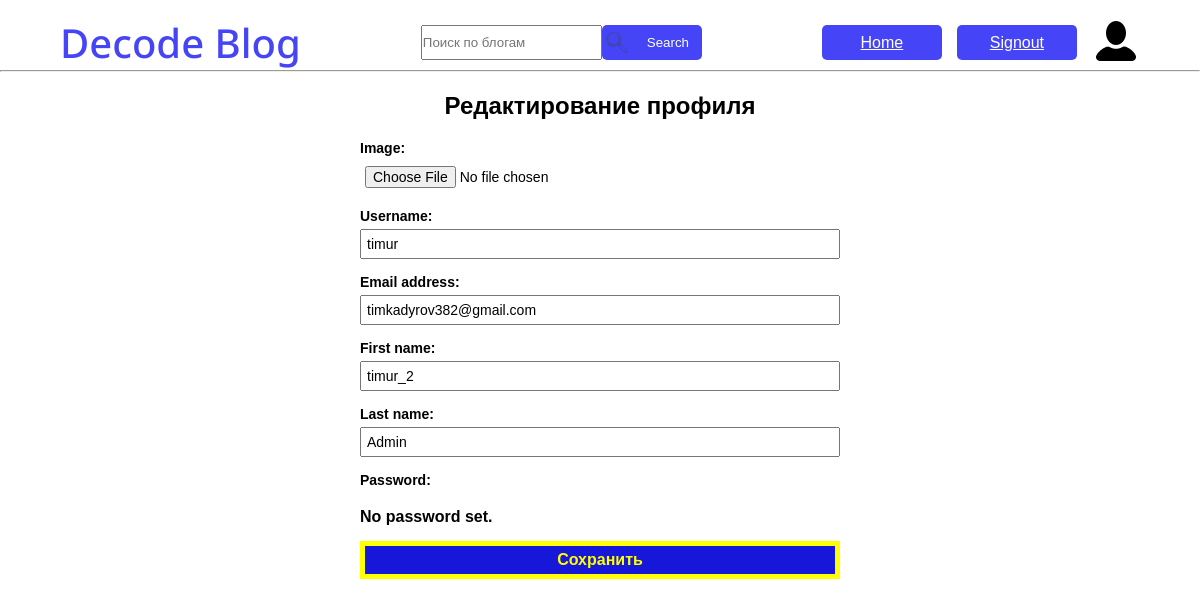
Before: /authe/edit-profile/ (signed in) with the older database file.
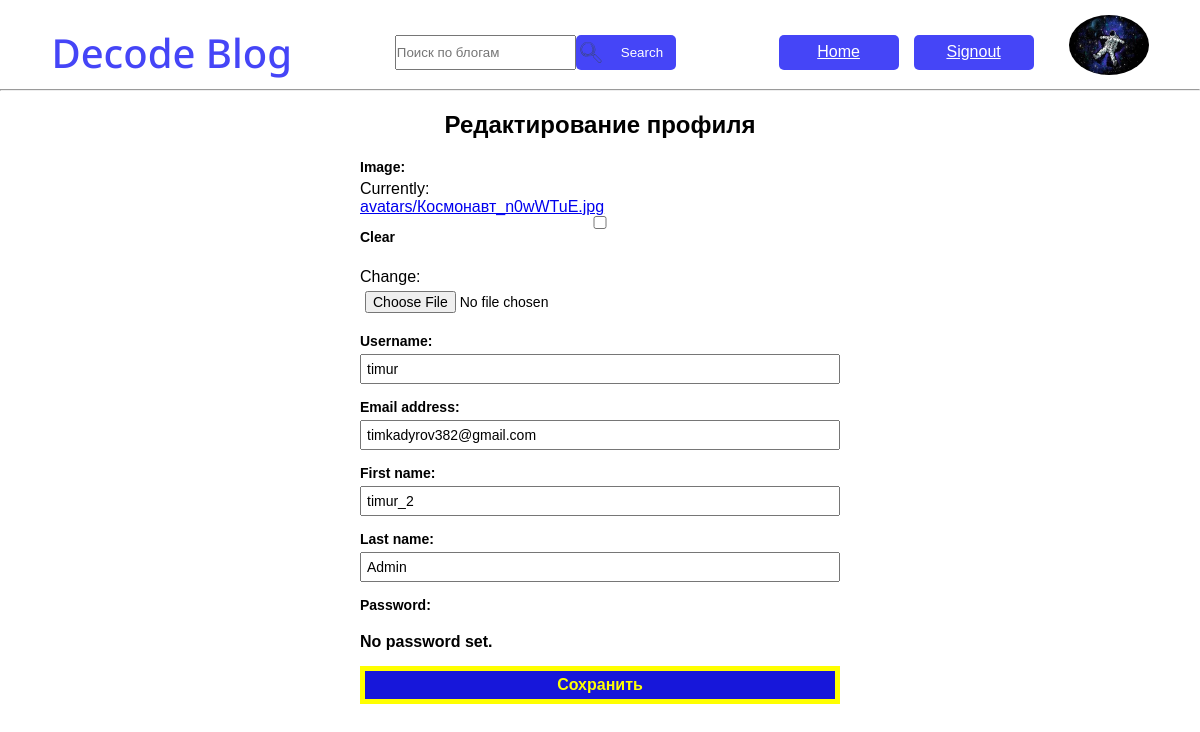
After: the same page with the newer database file.
### decode_authe/models.py (models this page shows)
class CustomUser(AbstractUser):
    image = models.ImageField(upload_to='avatars', blank=True)
    description = models.TextField(max_length=200)
    groups = models.ManyToManyField(
        'auth.Group',
        related_name='users',
        blank=True,
        verbose_name='groups',
        help_text='The groups this user belongs to. A user will get all permissions granted to each of their groups.',
    )
    user_permissions = models.ManyToManyField(
        'auth.Permission',
        related_name='users',
        blank=True,
        verbose_name='user permissions',
        help_text='Specific permissions for this user.',
        error_messages={
            'add': 'The permission you are trying to add already exists for the user.',
            'remove': 'The permission you are trying to remove does not exist for the user.',
        },
    )

### decode_authe/views.py (the view)
# urls.py: path('edit-profile/', views.edit_profile, name='edit_profile'),
@login_required             # Только зарегистрированные user-ы #
def edit_profile(request):
    if request.method == 'POST':
        form = EditProfileForm(request.POST, request.FILES, instance=request.user) # использование данных user-a для редактирования #
        if form.is_valid():
            form.save()
            return redirect('decode_authe:profile')
    else:
        form = EditProfileForm(instance=request.user)
    return render(request, 'decode_authe/edit-profile.html', {'form': form})

### decode_authe/forms.py
class EditProfileForm(UserChangeForm):
    class Meta:
        model = CustomUser
        fields = ('image','username', 'email','first_name', 'last_name',)

### decode_authe/templates/decode_authe/edit-profile.html (shortened to what this page needs)
{% load static %}
<!DOCTYPE html>
<html lang="en">
<head>
    <link rel="stylesheet" href="{% static 'decode_authe/css/header.css' %}">
    <link rel="stylesheet" href="{% static 'decode_authe/css/authe.css' %}">
</head>
<body>
    <header>
        <h1>Decode Blog</h1>
        <div class="header-div-1">
            <form method="POST" action="{% url 'decode_blogs:blog-search'  %}" class="form">
                <input type="search" placeholder="Поиск по блогам" name="search">
                <button id="button-find">
                    <img src="{% static 'decode_blogs/images/search_icon.svg' %}" alt="" id="search_icon">
                    Search
                </button>
            </form>
        </div>
        <div class="header-div-2">
            <a href="{% url 'decode_blogs:home' %}" class="button-reg">Home</a>
            <a href="{% url 'decode_authe:signout' %}" class="button-reg">Signout</a>
            {% if user.image %}
                <a href="{% url 'decode_authe:profile'%}"><img src="{{ user.image.url }}" alt="" id="header-img"></a>
            {% else %}
                <a href="{% url 'decode_authe:profile'%}"><img src="{% static 'decode_blogs/images/User.png' %}" alt=""></a>
            {% endif %}
        </div>
    </header>
    <hr id="hr-line">
    <section class="authe-main">
        <h1>Редактирование профиля</h1>
        <form method="post" class="authe-form" enctype="multipart/form-data">
            {{ form.as_p }}
            <button type="submit">Сохранить</button>
        </form>
    </section>
</body>
</html>

Changed rows visible on the page:
changed CustomUser "timur": image: picture added
Other visible differences:
form field as_p: (not shown) → "☐"
text no longer shown: "Image: Username: Email address: First name: Last name: Password: No password set."
text now shown: "Image: Currently: avatars/Космонавт_n0wWTuE.jpg Clear Change: Username: Email address: First name: Last name: Password: No password set."
